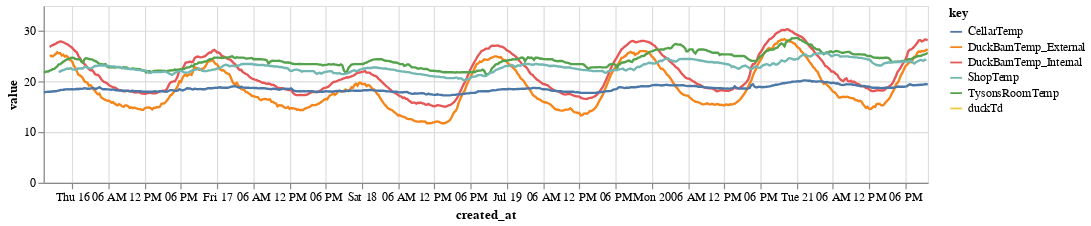

Write notebook code for a chart like this one.
### Code cell
selector = alt.selection_single(
    fields=['key'], 
    empty='all',
    bind='legend'
)

area1 = alt.Chart(dfsub.reset_index()).transform_fold(
    ['DuckBarnTemp_Internal','DuckBarnTemp_External','TysonsRoomTemp','duckTd','ShopTemp','CellarTemp']
).mark_line(clip=True
).encode(
    alt.X('created_at:T'),
    alt.Y('value:Q'),
    alt.Color('key:N'),
    opacity=alt.condition(selector, alt.value(1), alt.value(0))
).add_selection(
    selector
).properties(
    width=750,
    height=150
).interactive()

area1

### Figure 1 — Vega-Lite specification as saved in the notebook (floating-point values rounded to 4 significant figures; data arrays with more than 128 entries replaced by an {"elided": "..."} marker saying what was removed)
{"config": {"view": {"continuousWidth": 400, "continuousHeight": 300}}, "data": {"name": "data-b9b170b3c665d632cc20ef73137e1d74"}, "mark": {"type": "line", "clip": true}, "encoding": {"color": {"type": "nominal", "field": "key"}, "opacity": {"condition": {"value": 1, "selection": "selector001"}, "value": 0}, "x": {"type": "temporal", "field": "created_at"}, "y": {"type": "quantitative", "field": "value"}}, "height": 150, "selection": {"selector001": {"type": "single", "fields": ["key"], "empty": "all", "bind": "legend"}, "selector002": {"type": "interval", "bind": "scales", "encodings": ["x", "y"]}}, "transform": [{"fold": ["DuckBarnTemp_Internal", "DuckBarnTemp_External", "TysonsRoomTemp", "duckTd", "ShopTemp", "CellarTemp"]}], "width": 750, "$schema": "https://vega.github.io/schema/vega-lite/v4.8.1.json", "datasets": {"data-b9b170b3c665d632cc20ef73137e1d74": {"elided": "587 records"}}}
